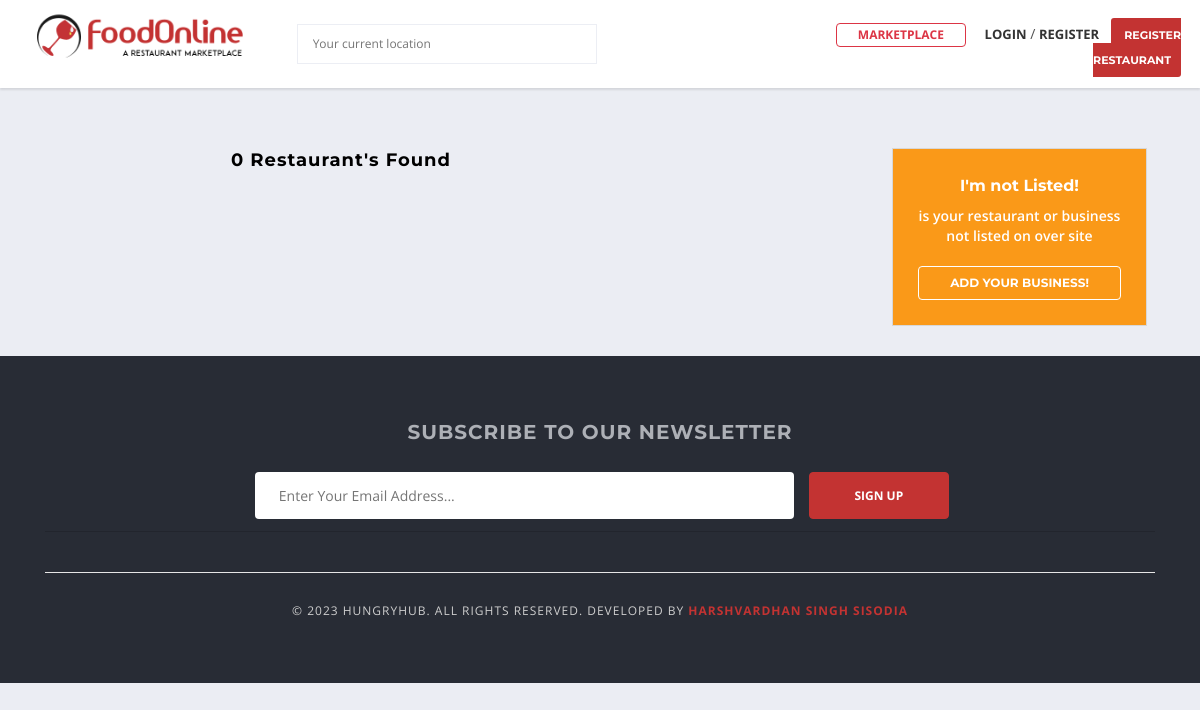
The page /marketplace/ on the database as committed earlier.
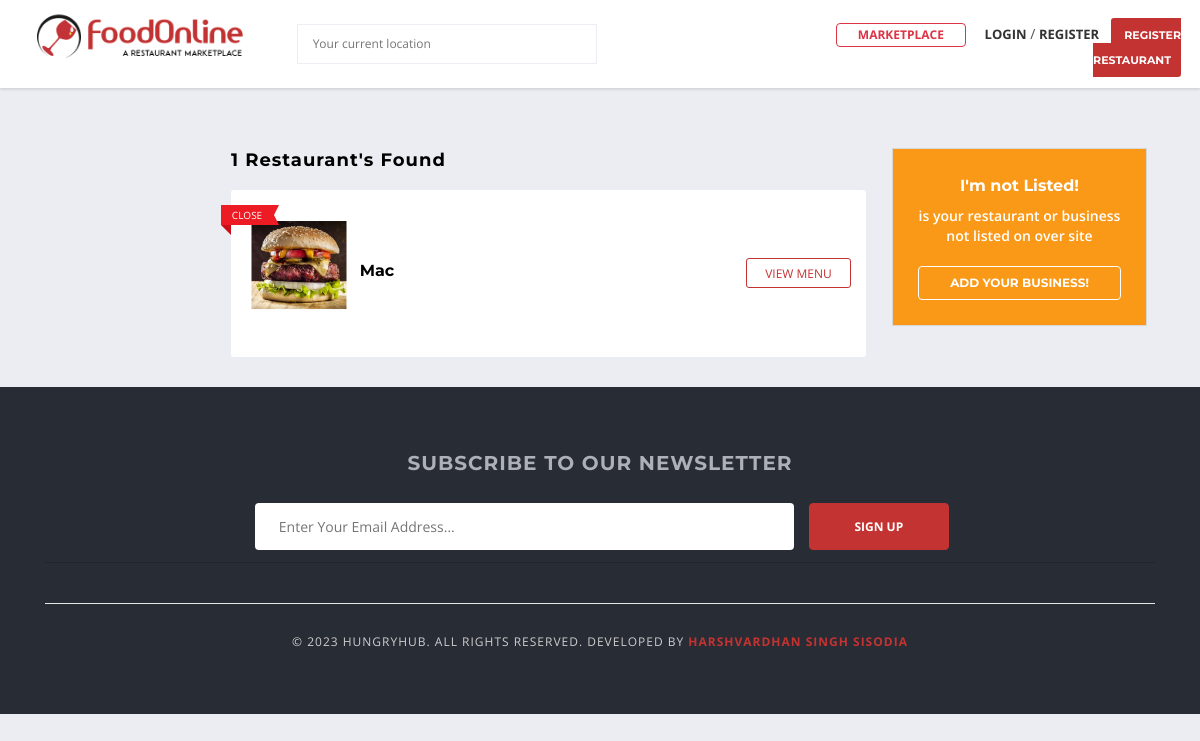
The same page on the database as committed later.
### vendor/models.py (models this page shows, shortened)
class Vendor(models.Model):
    user = models.OneToOneField(User, related_name='user', on_delete=models.CASCADE)
    user_profile = models.OneToOneField(UserProfile, related_name='userprofile', on_delete=models.CASCADE)
    vendor_name = models.CharField(max_length=50)
    vendor_slug = models.SlugField(max_length=100, unique=True)
    vendor_license = models.ImageField(upload_to='vendor/license')
    is_approved = models.BooleanField(default=False)
    created_at = models.DateTimeField(auto_now_add=True)
    modified_at = models.DateTimeField(auto_now=True)

### marketplace/views.py (the view)
# urls.py: path('marketplace/', include('marketplace.urls')),
def marketplace(request):
    vendors = Vendor.objects.filter(is_approved = True, user__is_active=True)
    vendor_count  = vendors.count()
    context = {
        'vendor_count' :vendor_count,
        'vendors' : vendors,
    }
    return render(request, 'marketplace/listings.html', context)

### marketplace/context_processors.py (called while the page is built, shortened)
def get_cart_counter(request):
    cart_count = 0
    return dict(cart_count=cart_count)

def get_cart_amounts(request):
    subtotal = 0
    tax = 0
    grand_total = 0
    tax_dict = {}
    return dict(subtotal=subtotal, tax=tax, grand_total=grand_total, tax_dict=tax_dict)

### templates/marketplace/listings.html (shortened to what this page needs)
{% extends 'base.html' %}
{% load static %}
{% block content %}
<div class="main-section">
    <div class="page-section nopadding cs-nomargin" style="margin-top: 0px;padding-top: 60px;padding-bottom: 10px;margin-bottom: 0px;">
        <div class="container">
            <div class="row">
                <div class="col-lg-12 col-md-12 col-sm-12 col-xs-12">
                    <div class="row">
                        <aside class="col-lg-2 col-md-2 col-sm-12 col-xs-12">
                        </aside>
                        <div class="col-lg-7 col-md-7 col-sm-12 col-xs-12">
                            <div class="listing-sorting-holder">
                                <div class="row">
                                    <div class="col-lg-12 col-md-12 col-sm-12 col-xs-12">
                                        <h4>{{ vendor_count }} Restaurant's found</h4>
                                    </div>
                                </div>
                            </div>
                            <div class="listing simple">
                                <ul>
                                    {% for vendor in vendors %}
                                    <li style="line-height: 15px;">
                                        <div class="img-holder">
                                            <figure>
                                                <a href="#">
                                                    {% if vendor.user_profile.profile_picture %}
                                                    <img src="{{ vendor.user_profile.profile_picture.url }}" class="img-list wp-post-image" alt="">
                                                    {% else %}
                                                    <img src="{% static 'images/default-profile.png' %}" class="img-list wp-post-image" alt="">
                                                    {% endif %}
                                                </a>
                                            </figure>
                                            {% if vendor.is_open %}
                                            <span class="restaurant-status open"><em class="bookmarkRibbon"></em>Open</span>
                                            {% else %}
                                            <span class="restaurant-status close"><em class="bookmarkRibbon"></em>Close</span>
                                            {% endif %}
                                        </div>
                                        <div class="text-holder">
                                            <div class="post-title">
                                                <h5>
                                                    <a href="{% url 'vendor_detail' vendor.vendor_slug %}">{{ vendor.vendor_name }}</a>
                                                </h5>
                                            </div>
                                        </div>
                                        <div class="list-option">
                                            <a href="{% url 'vendor_detail' vendor.vendor_slug %}" class="viewmenu-btn text-color">View Menu</a>
                                        </div>
                                    </li>
                                    {% endfor %}
                                </ul>
                            </div>
                        </div>
                        <div class="section-sidebar col-lg-3 col-md-3 col-sm-12 col-xs-12">
                            <div class="message-box" style="background-color: #fa9918;">
                                <strong>I'm not Listed!</strong><span>is your restaurant or
                                    business not
                                    listed on over site</span>
                                <a href="{% url 'registerVendor' %}" class="request-btn">Add Your business!</a>
                            </div>
                        </div>
                    </div>
                </div>
            </div>
        </div>
    </div>
</div>
{% endblock %}

Rows that differ between the two databases and show on the page:
now on this page (row edited): Vendor: vendor_name "Mac"
Other text that changed with them:
{{ vendor_count }}: "0" → "1"
